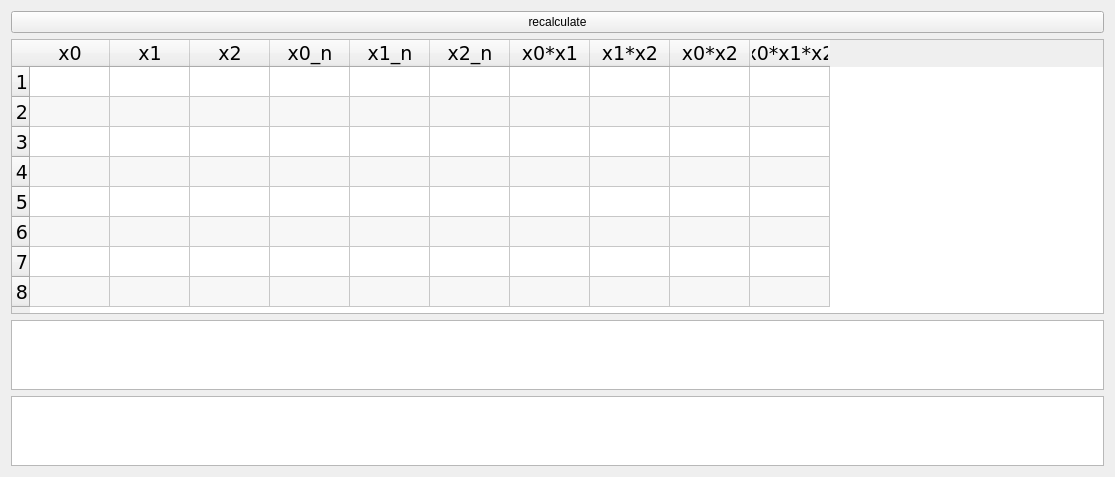
<?xml version="1.0" encoding="UTF-8"?>
<ui version="4.0">
 <class>guiClass</class>
 <widget class="QWidget" name="guiClass">
  <property name="geometry">
   <rect>
    <x>0</x>
    <y>0</y>
    <width>1115</width>
    <height>477</height>
   </rect>
  </property>
  <property name="minimumSize">
   <size>
    <width>691</width>
    <height>384</height>
   </size>
  </property>
  <property name="windowTitle">
   <string>GUI</string>
  </property>
  <layout class="QVBoxLayout" name="verticalLayout" stretch="0,5,1,1">
   <item>
    <widget class="QPushButton" name="calculate">
     <property name="text">
      <string>recalculate</string>
     </property>
    </widget>
   </item>
   <item>
    <widget class="QTableWidget" name="table">
     <property name="font">
      <font>
       <family>Verdana</family>
       <pointsize>14</pointsize>
      </font>
     </property>
     <property name="verticalScrollBarPolicy">
      <enum>Qt::ScrollBarAlwaysOff</enum>
     </property>
     <property name="horizontalScrollBarPolicy">
      <enum>Qt::ScrollBarAsNeeded</enum>
     </property>
     <property name="sizeAdjustPolicy">
      <enum>QAbstractScrollArea::AdjustIgnored</enum>
     </property>
     <property name="editTriggers">
      <set>QAbstractItemView::NoEditTriggers</set>
     </property>
     <property name="alternatingRowColors">
      <bool>true</bool>
     </property>
     <property name="verticalScrollMode">
      <enum>QAbstractItemView::ScrollPerPixel</enum>
     </property>
     <property name="horizontalScrollMode">
      <enum>QAbstractItemView::ScrollPerPixel</enum>
     </property>
     <property name="showGrid">
      <bool>true</bool>
     </property>
     <property name="cornerButtonEnabled">
      <bool>false</bool>
     </property>
     <attribute name="horizontalHeaderDefaultSectionSize">
      <number>80</number>
     </attribute>
     <attribute name="horizontalHeaderShowSortIndicator" stdset="0">
      <bool>false</bool>
     </attribute>
     <attribute name="verticalHeaderVisible">
      <bool>true</bool>
     </attribute>
     <attribute name="verticalHeaderStretchLastSection">
      <bool>false</bool>
     </attribute>
     <row>
      <property name="text">
       <string>1</string>
      </property>
      <property name="textAlignment">
       <set>AlignTrailing|AlignVCenter</set>
      </property>
     </row>
     <row>
      <property name="text">
       <string>2</string>
      </property>
      <property name="textAlignment">
       <set>AlignTrailing|AlignVCenter</set>
      </property>
     </row>
     <row>
      <property name="text">
       <string>3</string>
      </property>
      <property name="textAlignment">
       <set>AlignTrailing|AlignVCenter</set>
      </property>
     </row>
     <row>
      <property name="text">
       <string>4</string>
      </property>
      <property name="textAlignment">
       <set>AlignTrailing|AlignVCenter</set>
      </property>
     </row>
     <row>
      <property name="text">
       <string>5</string>
      </property>
      <property name="textAlignment">
       <set>AlignTrailing|AlignVCenter</set>
      </property>
     </row>
     <row>
      <property name="text">
       <string>6</string>
      </property>
      <property name="textAlignment">
       <set>AlignTrailing|AlignVCenter</set>
      </property>
     </row>
     <row>
      <property name="text">
       <string>7</string>
      </property>
      <property name="textAlignment">
       <set>AlignTrailing|AlignVCenter</set>
      </property>
     </row>
     <row>
      <property name="text">
       <string>8</string>
      </property>
      <property name="textAlignment">
       <set>AlignTrailing|AlignVCenter</set>
      </property>
     </row>
     <column>
      <property name="text">
       <string>x0</string>
      </property>
     </column>
     <column>
      <property name="text">
       <string>x1</string>
      </property>
     </column>
     <column>
      <property name="text">
       <string>x2</string>
      </property>
     </column>
     <column>
      <property name="text">
       <string>x0_n</string>
      </property>
     </column>
     <column>
      <property name="text">
       <string>x1_n</string>
      </property>
     </column>
     <column>
      <property name="text">
       <string>x2_n</string>
      </property>
     </column>
     <column>
      <property name="text">
       <string>x0*x1</string>
      </property>
     </column>
     <column>
      <property name="text">
       <string>x1*x2</string>
      </property>
     </column>
     <column>
      <property name="text">
       <string>x0*x2</string>
      </property>
     </column>
     <column>
      <property name="text">
       <string>x0*x1*x2</string>
      </property>
     </column>
    </widget>
   </item>
   <item>
    <widget class="QTextEdit" name="res">
     <property name="font">
      <font>
       <family>Verdana</family>
       <pointsize>14</pointsize>
      </font>
     </property>
     <property name="readOnly">
      <bool>true</bool>
     </property>
    </widget>
   </item>
   <item>
    <widget class="QTextEdit" name="res_2">
     <property name="font">
      <font>
       <family>Verdana</family>
       <pointsize>14</pointsize>
      </font>
     </property>
     <property name="readOnly">
      <bool>true</bool>
     </property>
    </widget>
   </item>
  </layout>
 </widget>
 <layoutdefault spacing="6" margin="11"/>
 <resources>
  <include location="GUI.qrc"/>
 </resources>
 <connections/>
</ui>
